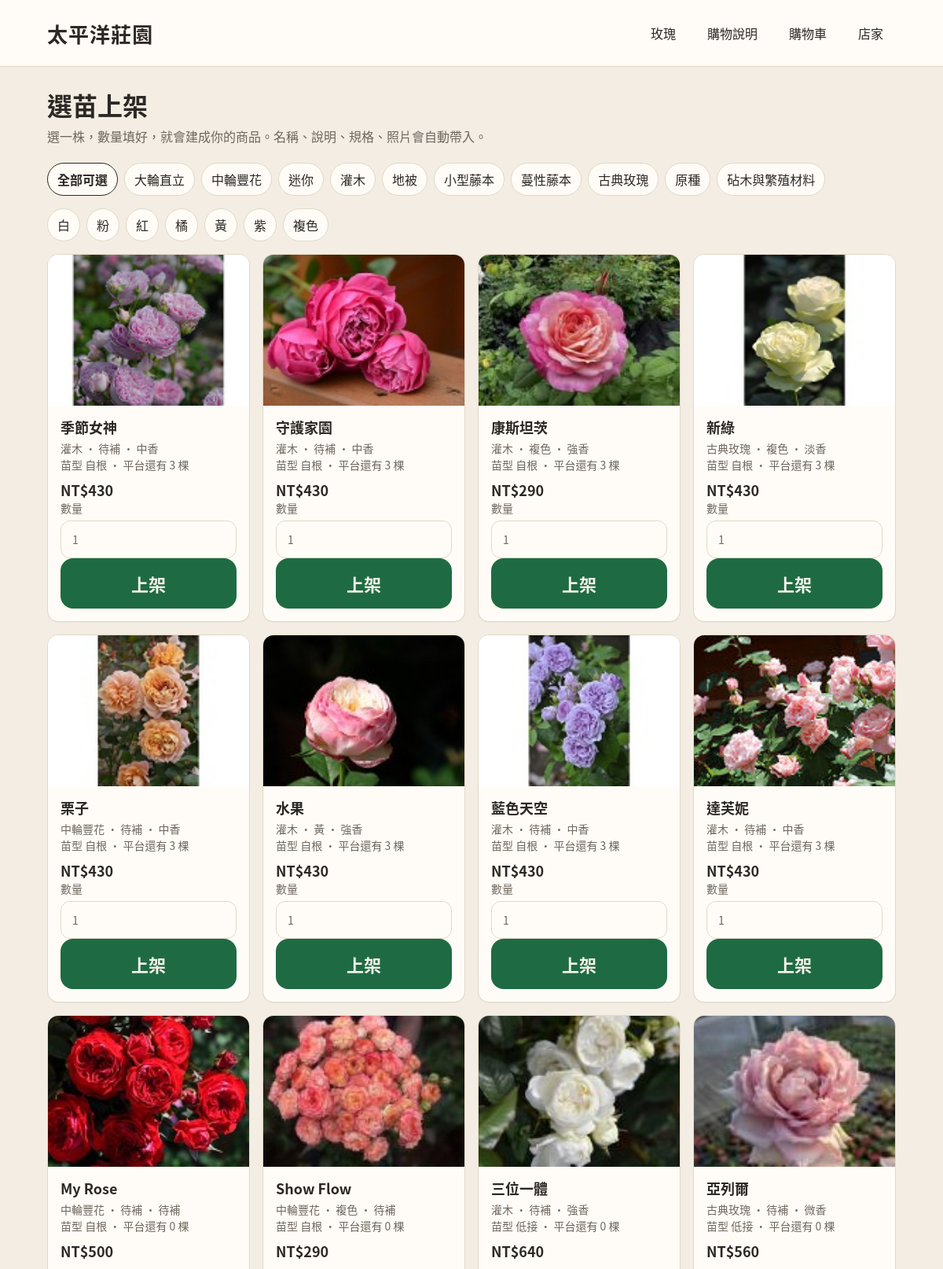
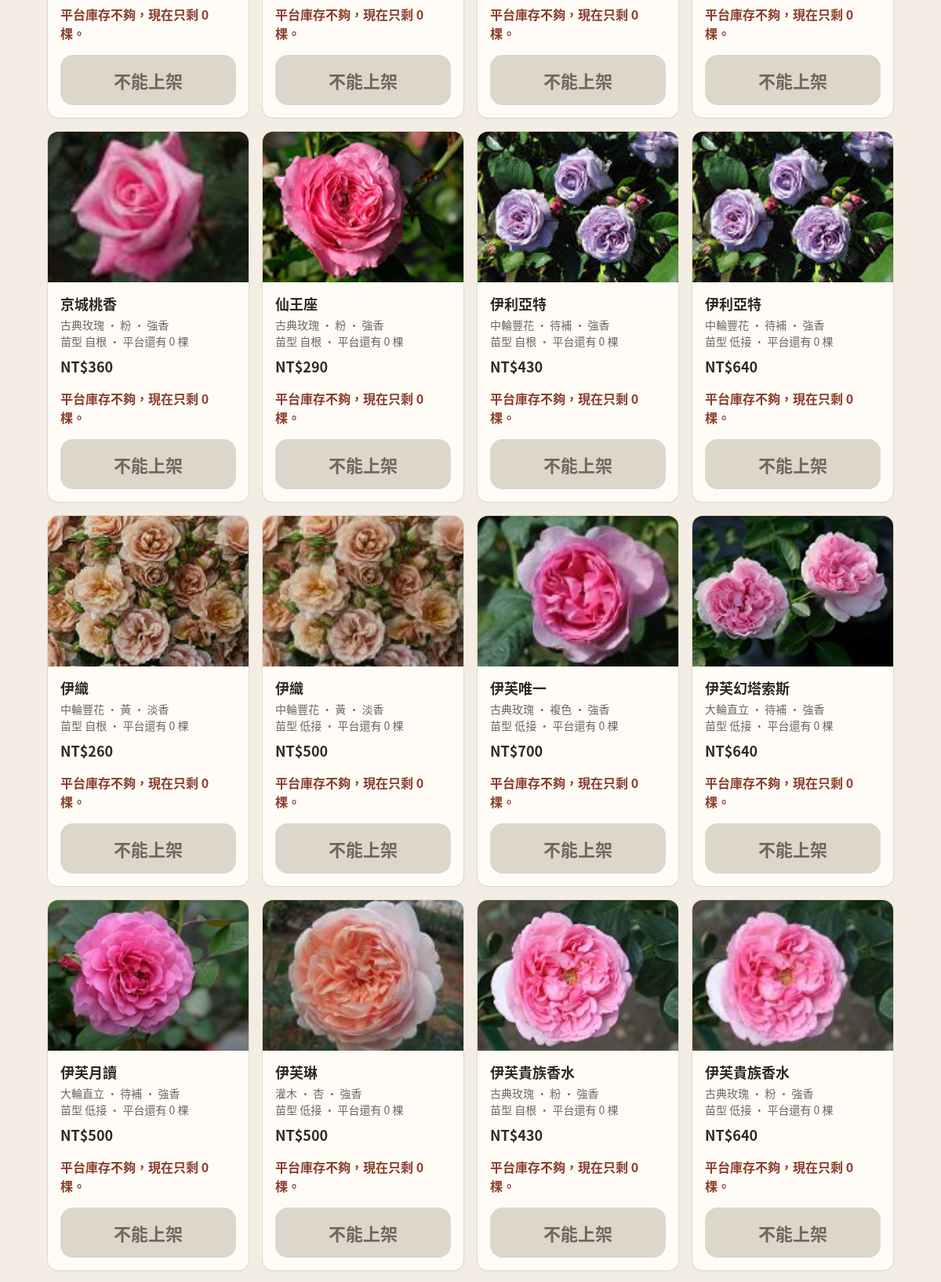
The app's page /garden/vendor/pick (signed in, upper part) with its own data (2 pictures, top to bottom).
### tables this page shows
CREATE TABLE rose_offers (
  id INTEGER PRIMARY KEY,
  variety_id INTEGER NOT NULL,
  supplier_sku TEXT NOT NULL UNIQUE,
  list_name TEXT NOT NULL,
  seedling TEXT NOT NULL DEFAULT '待補',
  cost_twd INTEGER,
  platform_stock INTEGER NOT NULL DEFAULT 0,
  offer_state TEXT NOT NULL DEFAULT '有貨',
  auto_preorder INTEGER NOT NULL DEFAULT 0,
  eta TEXT NOT NULL DEFAULT '',
  stock_note TEXT NOT NULL DEFAULT '',
  photo TEXT NOT NULL DEFAULT '',
  menu_label TEXT NOT NULL DEFAULT '',
  instock_at_import INTEGER NOT NULL DEFAULT 0,
  consigned_product_id INTEGER,
  FOREIGN KEY (variety_id) REFERENCES rose_varieties(id)
);

CREATE TABLE rose_varieties (
  id INTEGER PRIMARY KEY,
  variety_key TEXT NOT NULL UNIQUE,
  name_zh TEXT NOT NULL,
  name_orig TEXT NOT NULL DEFAULT '待補',
  aliases TEXT NOT NULL DEFAULT '待補',
  reg_name TEXT NOT NULL DEFAULT '待補',
  class_main TEXT NOT NULL DEFAULT '待補',
  class_intl TEXT NOT NULL DEFAULT '待補',
  ogr_class TEXT NOT NULL DEFAULT '待補',
  series TEXT NOT NULL DEFAULT '待補',
  breeder TEXT NOT NULL DEFAULT '待補',
  breeder_country TEXT NOT NULL DEFAULT '待補',
  year TEXT NOT NULL DEFAULT '待補',
  color_group TEXT NOT NULL DEFAULT '待補',
  color_desc TEXT NOT NULL DEFAULT '待補',
  fragrance TEXT NOT NULL DEFAULT '待補',
  scent_type TEXT NOT NULL DEFAULT '待補',
  flower_dia_cm TEXT NOT NULL DEFAULT '待補',
  flower_size TEXT NOT NULL DEFAULT '待補',
  petals TEXT NOT NULL DEFAULT '待補',
  doubleness TEXT NOT NULL DEFAULT '待補',
  form TEXT NOT NULL DEFAULT '待補',
  inflorescence TEXT NOT NULL DEFAULT '待補',
  bloom_habit TEXT NOT NULL DEFAULT '待補',
  bloom_months TEXT NOT NULL DEFAULT '待補',
  height_cm TEXT NOT NULL DEFAULT '待補',
  width_cm TEXT NOT NULL DEFAULT '待補',
  growth_habit TEXT NOT NULL DEFAULT '待補',
  disease_bs TEXT NOT NULL DEFAULT '待補',
  disease_pm TEXT NOT NULL DEFAULT '待補',
  heat_tw TEXT NOT NULL DEFAULT '待補',
  heat_flag TEXT NOT NULL DEFAULT '待補',
  shade TEXT NOT NULL DEFAULT '待補',
  usda_zone TEXT NOT NULL DEFAULT '待補',
  uses TEXT NOT NULL DEFAULT '待補',
  thorns TEXT NOT NULL DEFAULT '待補',
  awards TEXT NOT NULL DEFAULT '待補',
  pvr TEXT NOT NULL DEFAULT '待補',
  seedling_types TEXT NOT NULL DEFAULT '待補',
  description TEXT NOT NULL DEFAULT '',
  listed INTEGER NOT NULL DEFAULT 0,
  multiplier_a REAL,
  retail_divisor REAL,
  sources_json TEXT NOT NULL DEFAULT '{}',
  updated_at TEXT NOT NULL
, consign_stock INTEGER, legacy_id INTEGER);

### src/bootstrap.php (called while the page is built, shortened)
<?php
function garden_root(): string
{
    return dirname(__DIR__);
}
function garden_config(): array
{
    static $cfg = null;
    if (is_array($cfg)) {
        return $cfg;
    }
    $cfg = [
        'db' => garden_root() . '/data/garden.sqlite',
        'payment' => 'mock',
        'base_path' => '/garden',
        'phone' => '0937667917',
        'line' => '@a0937667917',
        'host' => 'seasideresort.com.tw',
    ];
    $path = getenv('GARDEN_CONFIG');
    if ($path === false || $path === '') {
        $path = '/home/irihvsuu/garden_private/config.php';
    }
    $envDb = getenv('GARDEN_DB');
    $cfg['payment'] = 'mock';
    return $cfg;
}
function db_path(): string
{
    return garden_config()['db'];
}
function base_path(): string
{
    $base = garden_config()['base_path'];
    $base = '/' . trim($base, '/');
    return $base === '/' ? '' : $base;
}
function url(string $path = '/'): string
{
    $path = '/' . ltrim($path, '/');
    $base = base_path();
    if ($path === '/') {
        return $base === '' ? '/' : $base . '/';
    }
    return $base . $path;
}
function media_url(string $photo): string
{
    return url(ltrim($photo, '/'));
}
function db(): PDO
{
    static $pdo = null;
    if ($pdo instanceof PDO) {
        return $pdo;
    }
    $path = db_path();
    $pdo = new PDO('sqlite:' . $path, null, null, [
        PDO::ATTR_ERRMODE => PDO::ERRMODE_EXCEPTION,
        PDO::ATTR_DEFAULT_FETCH_MODE => PDO::FETCH_ASSOC,
    ]);
    $pdo->exec('PRAGMA foreign_keys = ON');
    ensure_schema($pdo);
    return $pdo;
}
function h(?string $value): string
{
    return htmlspecialchars((string) $value, ENT_QUOTES | ENT_SUBSTITUTE, 'UTF-8');
}
function round10(float $n): int
{
    return (int) (round($n / 10) * 10);
}
function categories(): array
{
    return [
        ['code' => 'HT', 'name' => '大輪直立', 'group' => '玫瑰', 'blurb' => ''],
        ['code' => 'FL', 'name' => '中輪豐花', 'group' => '玫瑰', 'blurb' => ''],
        ['code' => 'MIN', 'name' => '迷你', 'group' => '玫瑰', 'blurb' => ''],
        ['code' => 'SHR', 'name' => '灌木', 'group' => '玫瑰', 'blurb' => '英國玫瑰以育種者辨認，歸在灌木。'],
        ['code' => 'GC', 'name' => '地被', 'group' => '玫瑰', 'blurb' => ''],
        ['code' => 'CL', 'name' => '小型藤本', 'group' => '玫瑰', 'blurb' => '枝條較短，適合拱門與柱子，一般約可爬 2–3 公尺。'],
        ['code' => 'RA', 'name' => '蔓性藤本', 'group' => '玫瑰', 'blurb' => '枝條長而軟，適合籬笆與棚架整片披覆。'],
        ['code' => 'OGR', 'name' => '古典玫瑰', 'group' => '玫瑰', 'blurb' => ''],
        ['code' => 'SP', 'name' => '原種', 'group' => '玫瑰', 'blurb' => ''],
        ['code' => 'RS', 'name' => '砧木與繁殖材料', 'group' => '砧木與繁殖材料', 'blurb' => ''],
    ];
}
function category_name(string $code): string
{
    foreach (categories() as $cat) {
        if ($cat['code'] === $code) {
            return $cat['name'];
        }
    }
    return $code === '' ? PENDING : $code;
}
function ensure_schema(PDO $pdo): void
{
    $defaults = [
        'multiplier_a' => '1.15',
        'retail_divisor' => '0.7',
        'round_to' => '10',
        'min_batch' => '1',
        'consign_stock_default' => '5',
    ];
    $ins = $pdo->prepare('INSERT OR IGNORE INTO settings (key, value) VALUES (?, ?)');
    foreach ($defaults as $k => $v) {
        $ins->execute([$k, $v]);
    }
    $cols = array_column($pdo->query('PRAGMA table_info(rose_varieties)')->fetchAll(), 'name');
    $pcols = array_column($pdo->query('PRAGMA table_info(products)')->fetchAll(), 'name');
    garden_add_column($pdo, 'products', 'ship_month', 'ship_month TEXT NOT NULL DEFAULT \'\'');
    garden_add_column($pdo, 'products', 'legacy_id', 'legacy_id INTEGER');
    garden_add_column($pdo, 'vendors', 'bank_name', 'bank_name TEXT NOT NULL DEFAULT \'\'');
    garden_add_column($pdo, 'vendors', 'bank_code', 'bank_code TEXT NOT NULL DEFAULT \'\'');
    garden_add_column($pdo, 'vendors', 'account_no', 'account_no TEXT NOT NULL DEFAULT \'\'');
    garden_add_column($pdo, 'vendors', 'account_name', 'account_name TEXT NOT NULL DEFAULT \'\'');
    garden_add_column($pdo, 'vendors', 'pay_days', 'pay_days INTEGER');
    garden_add_column($pdo, 'vendors', 'legacy_id', 'legacy_id INTEGER');
    garden_add_column($pdo, 'orders', 'buyer_name', 'buyer_name TEXT NOT NULL DEFAULT \'\'');
    garden_add_column($pdo, 'orders', 'buyer_phone', 'buyer_phone TEXT NOT NULL DEFAULT \'\'');
    garden_add_column($pdo, 'orders', 'buyer_address', 'buyer_address TEXT NOT NULL DEFAULT \'\'');
    garden_add_column($pdo, 'orders', 'pay_method', 'pay_method TEXT NOT NULL DEFAULT \'\'');
    garden_add_column($pdo, 'orders', 'pay_last5', 'pay_last5 TEXT NOT NULL DEFAULT \'\'');
    garden_add_column($pdo, 'orders', 'pay_deadline', 'pay_deadline TEXT NOT NULL DEFAULT \'\'');
    garden_add_column($pdo, 'orders', 'pay_status', 'pay_status TEXT NOT NULL DEFAULT \'\'');
    garden_add_column($pdo, 'orders', 'legacy_id', 'legacy_id INTEGER');
    garden_add_column($pdo, 'rose_varieties', 'legacy_id', 'legacy_id INTEGER');
}
function garden_add_column(PDO $pdo, string $table, string $column, string $definition): void
{
    $cols = array_column($pdo->query('PRAGMA table_info(' . $table . ')')->fetchAll(), 'name');
}
function setting(string $key): string
{
    $stmt = db()->prepare('SELECT value FROM settings WHERE key = ?');
    $stmt->execute([$key]);
    $v = $stmt->fetchColumn();
    return $v === false ? '' : (string) $v;
}
function current_user(): ?array
{
    return $_SESSION['user'] ?? null;
}
function offer_prices(array $offer, array $variety): array
{
    $cost = $offer['cost_twd'];
    $cost = (int) $cost;
    $a = $variety['multiplier_a'] !== null && $variety['multiplier_a'] !== ''
        ? (float) $variety['multiplier_a']
        : (float) setting('multiplier_a');
    $div = $variety['retail_divisor'] !== null && $variety['retail_divisor'] !== ''
        ? (float) $variety['retail_divisor']
        : (float) setting('retail_divisor');
    return [
        'cost' => $cost,
        'vendor' => round10($cost * $a),
        'retail' => round10($cost / $div),
    ];
}
function cart_items(): array
{
    return $_SESSION['cart'] ?? [];
}
function vendor_may_take(array $variety, array $offer, int $qty): ?string
{
    $state = (string) $offer['offer_state'];
    $min = max(1, (int) setting('min_batch'));
    if ((int) $offer['platform_stock'] < $qty) {
        return '平台庫存不夠，現在只剩 ' . (int) $offer['platform_stock'] . ' 棵。';
    }
    return null;
}
function render(string $view, array $data = []): void
{
    $data['user'] = current_user();
    $data['cartCount'] = array_sum(cart_items());
    extract($data, EXTR_SKIP);
    include garden_root() . '/views/' . $view . '.php';
    include garden_root() . '/views/layout.php';
}

### views/vendor_pick.php (the view, shortened to what this page needs)
<h1>選苗上架</h1>
<p class="lede">選一株，數量填好，就會建成你的商品。名稱、說明、規格、照片會自動帶入。</p>
<div class="chips">
  <a class="chip <?= ($class ?? '') === '' ? 'on' : '' ?>" href="<?= h(url('/vendor/pick')) ?>">全部可選</a>
  <?php foreach (categories() as $cat): ?>
    <a class="chip <?= ($class ?? '') === $cat['code'] ? 'on' : '' ?>" href="<?= h(url('/vendor/pick?class=' . rawurlencode($cat['code']))) ?>"><?= h($cat['name']) ?></a>
  <?php endforeach; ?>
</div>
<div class="chips">
  <?php foreach (['白','粉','紅','橘','黃','紫','複色'] as $c): ?>
    <a class="chip <?= ($color ?? '') === $c ? 'on' : '' ?>" href="<?= h(url('/vendor/pick?class=' . rawurlencode((string) ($class ?? '')) . '&color=' . rawurlencode($c))) ?>"><?= h($c) ?></a>
  <?php endforeach; ?>
</div>
<div class="grid">
  <?php foreach ($offers as $offer):
    $prices = offer_prices($offer, $offer);
    $block = vendor_may_take($offer, $offer, 1);
  ?>
    <article class="card">
      <div class="photo" <?php if (!empty($offer['photo'])): ?>style="background-image:url('<?= h(media_url($offer['photo'])) ?>')"<?php endif; ?>>
      </div>
      <div class="pad">
        <h2 class="name"><?= h($offer['name_zh']) ?></h2>
        <div class="meta"><?= h(category_name((string) $offer['class_main'])) ?> · <?= h($offer['color_group']) ?> · <?= h($offer['fragrance']) ?></div>
        <div class="meta">苗型 <?= h($offer['seedling']) ?> · 平台還有 <?= (int) $offer['platform_stock'] ?> 棵</div>
        <div class="price"><?= $prices['retail'] === null ? '售價待補' : money((int) $prices['retail']) ?></div>
        <?php if ($block): ?>
          <p class="warn"><?= h($block) ?></p>
          <button class="btn big block" type="button" disabled>不能上架</button>
        <?php else: ?>
          <form method="post" action="<?= h(url('/vendor/pick')) ?>">
            <label class="f">數量
              <input type="number" name="qty" min="1" max="<?= (int) $offer['platform_stock'] ?>" value="1">
            </label>
            <button class="btn big block" type="submit">上架</button>
          </form>
        <?php endif; ?>
      </div>
    </article>
  <?php endforeach; ?>
</div>

### assets/app.css (style rules this page uses)
:root { --cream: #f3ede3; --paper: #fffcf7; --ink: #2c2824; --muted: #6f675f; --line: #e3d8c8; --green: #1e6b43; --green-dark: #154e32; --warn: #8a3e2a; --shadow: 0 1px 0 rgba(44, 40, 36, 0.04); --radius: 14px; --gap: 16px; font-family: "Noto Sans CJK TC", "Noto Sans TC", "PingFang TC", "Microsoft JhengHei", sans-serif; }
* { box-sizing: border-box; }
html, body { margin: 0; padding: 0; background: var(--cream); color: var(--ink); }
body { min-height: 100vh; }
a { color: inherit; }
button, input, select, textarea { font: inherit; color: inherit; }
h1 { font-size: 32px; line-height: 1.25; margin: 0 0 8px; font-weight: 700; }
h2 { font-size: 22px; margin: 0 0 12px; }
.lede { color: var(--muted); margin: 0 0 20px; font-size: 16px; line-height: 1.6; }
.grid { display: grid; grid-template-columns: repeat(4, 1fr); gap: var(--gap); }
.card { background: var(--paper); border: 1px solid var(--line); border-radius: var(--radius); box-shadow: var(--shadow); overflow: hidden; }
.photo { aspect-ratio: 1 / 1; background: #efe7da center/cover no-repeat; display: grid; place-items: center; }
.card .pad, .pad { padding: 14px 16px 16px; }
.name { font-size: 18px; font-weight: 700; margin: 0 0 4px; }
.meta { color: var(--muted); font-size: 14px; line-height: 1.5; }
.price { font-size: 18px; font-weight: 700; margin-top: 8px; }
label.f { display: flex; flex-direction: column; gap: 6px; font-size: 14px; color: var(--muted); }
select, input[type="text"], input[type="password"], input[type="number"] { background: var(--paper); border: 1px solid var(--line); border-radius: 12px; padding: 12px 14px; min-height: 48px; }
.btn { display: inline-flex; align-items: center; justify-content: center; gap: 8px; background: var(--green); color: #f7f3ea; border: 0; border-radius: 12px; min-height: 48px; padding: 0 18px; text-decoration: none; font-weight: 700; cursor: pointer; }
.btn.block { width: 100%; }
.btn.big { min-height: 64px; font-size: 22px; border-radius: 16px; }
.btn:disabled, .btn.disabled { background: #ddd6cb; color: #6f675f; cursor: not-allowed; }
.warn { color: var(--warn); font-weight: 700; }
.chips { display: flex; flex-wrap: wrap; gap: 8px; margin-bottom: 16px; }
.chip { border: 1px solid var(--line); background: var(--paper); border-radius: 999px; padding: 8px 12px; text-decoration: none; }
.chip.on { border-color: var(--ink); font-weight: 700; }
.card .photo { aspect-ratio: 4 / 3; max-height: 210px; }

### records on screen
rose_offers: photo (picture), variety.name_zh "季節女神", variety.class_main "灌木", variety.color_group "待補", variety.fragrance "中香", seedling "自根", platform_stock "3", retail "NT$430"
rose_offers: photo (picture), variety.name_zh "守護家園", variety.class_main "灌木", variety.color_group "待補", variety.fragrance "中香", seedling "自根", platform_stock "3", retail "NT$430"
rose_offers: photo (picture), variety.name_zh "康斯坦茨", variety.class_main "灌木", variety.color_group "複色", variety.fragrance "強香", seedling "自根", platform_stock "3", retail "NT$290"
rose_offers: photo (picture), variety.name_zh "新綠", variety.class_main "古典玫瑰", variety.color_group "複色", variety.fragrance "淡香", seedling "自根", platform_stock "3", retail "NT$430"
rose_offers: photo (picture), variety.name_zh "栗子", variety.class_main "中輪豐花", variety.color_group "待補", variety.fragrance "中香", seedling "自根", platform_stock "3", retail "NT$430"
rose_offers: photo (picture), variety.name_zh "水果", variety.class_main "灌木", variety.color_group "黃", variety.fragrance "強香", seedling "自根", platform_stock "3", retail "NT$430"
rose_offers: photo (picture), variety.name_zh "藍色天空", variety.class_main "灌木", variety.color_group "待補", variety.fragrance "中香", seedling "自根", platform_stock "3", retail "NT$430"
rose_offers: photo (picture), variety.name_zh "達芙妮", variety.class_main "灌木", variety.color_group "待補", variety.fragrance "中香", seedling "自根", platform_stock "3", retail "NT$430"
rose_offers: photo (picture), variety.name_zh "My Rose", variety.class_main "中輪豐花", variety.color_group "待補", variety.fragrance "待補", seedling "自根", platform_stock "0", retail "NT$500", block "平台庫存不夠，現在只剩 0 棵。"
rose_offers: photo (picture), variety.name_zh "Show Flow", variety.class_main "中輪豐花", variety.color_group "複色", variety.fragrance "待補", seedling "自根", platform_stock "0", retail "NT$290", block "平台庫存不夠，現在只剩 0 棵。"
rose_offers: photo (picture), variety.name_zh "三位一體", variety.class_main "灌木", variety.color_group "待補", variety.fragrance "強香", seedling "低接", platform_stock "0", retail "NT$640", block "平台庫存不夠，現在只剩 0 棵。"
rose_offers: photo (picture), variety.name_zh "亞列爾", variety.class_main "古典玫瑰", variety.color_group "待補", variety.fragrance "微香", seedling "低接", platform_stock "0", retail "NT$560", block "平台庫存不夠，現在只剩 0 棵。"
rose_offers: photo (picture), variety.name_zh "京城桃香", variety.class_main "古典玫瑰", variety.color_group "粉", variety.fragrance "強香", seedling "自根", platform_stock "0", retail "NT$360", block "平台庫存不夠，現在只剩 0 棵。"
rose_offers: photo (picture), variety.name_zh "仙王座", variety.class_main "古典玫瑰", variety.color_group "粉", variety.fragrance "強香", seedling "自根", platform_stock "0", retail "NT$290", block "平台庫存不夠，現在只剩 0 棵。"
rose_offers: photo (picture), variety.name_zh "伊利亞特", variety.class_main "中輪豐花", variety.color_group "待補", variety.fragrance "強香", seedling "自根", platform_stock "0", retail "NT$430", block "平台庫存不夠，現在只剩 0 棵。"
rose_offers: photo (picture), variety.name_zh "伊利亞特", variety.class_main "中輪豐花", variety.color_group "待補", variety.fragrance "強香", seedling "低接", platform_stock "0", retail "NT$640", block "平台庫存不夠，現在只剩 0 棵。"
rose_offers: photo (picture), variety.name_zh "伊織", variety.class_main "中輪豐花", variety.color_group "黃", variety.fragrance "淡香", seedling "自根", platform_stock "0", retail "NT$260", block "平台庫存不夠，現在只剩 0 棵。"
rose_offers: photo (picture), variety.name_zh "伊織", variety.class_main "中輪豐花", variety.color_group "黃", variety.fragrance "淡香", seedling "低接", platform_stock "0", retail "NT$500", block "平台庫存不夠，現在只剩 0 棵。"
rose_offers: photo (picture), variety.name_zh "伊芙唯一", variety.class_main "古典玫瑰", variety.color_group "複色", variety.fragrance "強香", seedling "低接", platform_stock "0", retail "NT$700", block "平台庫存不夠，現在只剩 0 棵。"
rose_offers: photo (picture), variety.name_zh "伊芙幻塔索斯", variety.class_main "大輪直立", variety.color_group "待補", variety.fragrance "強香", seedling "低接", platform_stock "0", retail "NT$640", block "平台庫存不夠，現在只剩 0 棵。"
rose_offers: photo (picture), variety.name_zh "伊芙月讀", variety.class_main "大輪直立", variety.color_group "待補", variety.fragrance "強香", seedling "低接", platform_stock "0", retail "NT$500", block "平台庫存不夠，現在只剩 0 棵。"
rose_offers: photo (picture), variety.name_zh "伊芙琳", variety.class_main "灌木", variety.color_group "杏", variety.fragrance "強香", seedling "低接", platform_stock "0", retail "NT$500", block "平台庫存不夠，現在只剩 0 棵。"
rose_offers: photo (picture), variety.name_zh "伊芙貴族香水", variety.class_main "古典玫瑰", variety.color_group "粉", variety.fragrance "強香", seedling "自根", platform_stock "0", retail "NT$430", block "平台庫存不夠，現在只剩 0 棵。"
rose_offers: photo (picture), variety.name_zh "伊芙貴族香水", variety.class_main "古典玫瑰", variety.color_group "粉", variety.fragrance "強香", seedling "低接", platform_stock "0", retail "NT$640", block "平台庫存不夠，現在只剩 0 棵。"

### other values on screen
$cat['name'] "大輪直立"
$cat['name'] "中輪豐花"
$cat['name'] "迷你"
$cat['name'] "灌木"
$cat['name'] "地被"
$cat['name'] "小型藤本"
$cat['name'] "蔓性藤本"
$cat['name'] "古典玫瑰"
$cat['name'] "原種"
$cat['name'] "砧木與繁殖材料"
$c "白"
$c "粉"
$c "紅"
$c "橘"
$c "黃"
